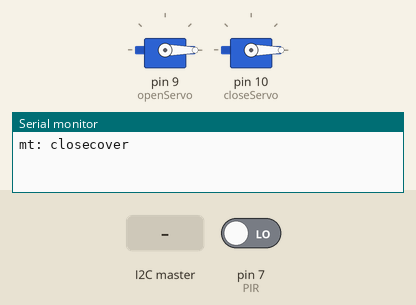
Recording of a sketch running on a simulated Arduino Uno, built with avr-gcc and run on an emulated ATmega328P. Shown: 2 × servo, the last lines printed to the serial monitor. Inputs (shaded band) come from the test bench; at power-on: pin 7 (PIR) LOW.

Above: at 1.2 s.
1.3 s: the I2C master sends "p"
At 3.3 s:
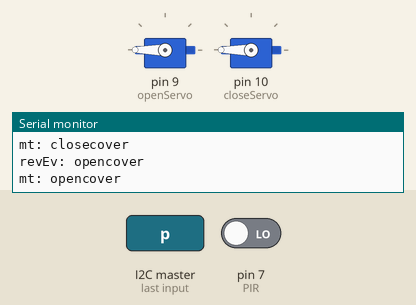
3.6 s: the I2C master sends "o"
At 5.1 s:
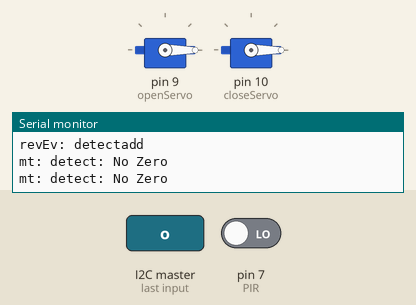
7.1 s: pin 7 (PIR) driven HIGH
At 8.9 s:
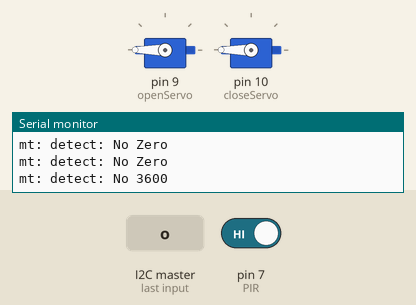
Timing chart, 0 to 10.3 s (numbered marks = the images above; inputs shaded):
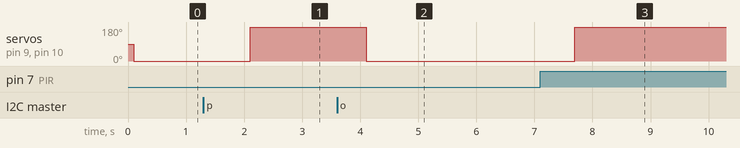

The sketch:

Two_Top_Uno.ino
```cpp
#include <Wire.h>
#include <Adafruit_MotorShield.h>
#include "utility/Adafruit_PWMServoDriver.h"
#include <SoftwareSerial.h>
#include <Thread.h>
#include <ThreadController.h>
#include <Servo.h>

Adafruit_MotorShield AFMS = Adafruit_MotorShield();

Thread thServoOpen = Thread();
Thread thServoClose = Thread();
Thread thServoOC = Thread();
Thread thDetectMov = Thread();
ThreadController controll = ThreadController();

Servo openServo;
Servo closeServo;

#define PIR 7

void opclCover()
{

}

void openCover()
{
  if((openServo.attached() == false) && (closeServo.attached() == false))
  {
    Serial.println("mt: opencover: attach");
    openServo.attach(9);
    closeServo.attach(10);
  }

  if((openServo.readMicroseconds() != 3600) && (closeServo.readMicroseconds() != 3600))
  {
     Serial.println("mt: opencover");
     openServo.writeMicroseconds(3600);
     closeServo.writeMicroseconds(3600);
  }
  delay(2000);

  controll.remove(&thServoOpen);
}

void closeCover()
{
  if((openServo.attached() == false) && (closeServo.attached() == false))
  {
    Serial.println("mt: closecover: attach");
    openServo.attach(9);
    closeServo.attach(10);
  }

  if((openServo.readMicroseconds() != 0) && (closeServo.readMicroseconds() != 0))
  {
    Serial.println("mt: closecover");
    openServo.writeMicroseconds(0);
    closeServo.writeMicroseconds(0);
  }


  delay(2000);

  controll.remove(&thServoClose);
}

void receiveEvent(int howmany)
{
  if(Wire.available())
  {
    while(Wire.available())
    {
      char c = Wire.read();
      if(c == 'o')
      {
        Serial.println("revEv: detectadd");
        controll.add(&thDetectMov);
      }
      else if(c == 'p')
      {
        Serial.println("revEv: opencover");
        controll.add(&thServoOpen);
      }
      else if(c == 'c')
      {
        Serial.println("revEv: closecover");
        controll.add(&thServoClose);
      }
      else if(c == 'x')
      {
        Serial.println("revEv: detectdelete");
        controll.remove(&thDetectMov);
        controll.add(&thServoClose);
      }
      else
      {
        Serial.println("revEv: " + c);
      }
    }
  }
  else
  {
    delay(100);
  }
}

void detected()
{
  if((openServo.attached() == false) && (closeServo.attached() == false))
  {
    Serial.println("mt: detect: attach");
    openServo.attach(9);
    closeServo.attach(10);
  }


  if(digitalRead(PIR) == HIGH)
  {
    if((openServo.readMicroseconds() != 3600) && (closeServo.readMicroseconds() != 3600))
    {
      Serial.println("mt: detect: No 3600");
      openServo.writeMicroseconds(3600);
      closeServo.writeMicroseconds(3600);
      delay(10000);
    }
  }
  else
  {
    if((openServo.readMicroseconds() != 0) && (closeServo.readMicroseconds() != 0))
    {
      Serial.println("mt: detect: No Zero");
      openServo.writeMicroseconds(0);
      closeServo.writeMicroseconds(0);
    }
  }
  delay(500);
}

String Split(String sData, char cSeparator, int reqindex)
{
  int nCount = 0;
  int nGetindex = 0;

  String sTemp = "";

  String sCopy = sData;

  while (true)
  {
    nGetindex = sCopy.indexOf(cSeparator);

    if (nGetindex != -1)
    {
      sTemp = sCopy.substring(0, nGetindex);

      sCopy = sCopy.substring(nGetindex + 1);
    }
    else
    {
      if (reqindex == 0)
      {
        return sTemp;
      }
      else
      {
        return sCopy;
      }
      break;
    }
    ++nCount;
  }
}


void setup() {
  // put your setup code here, to run once:
  Serial.begin(9600);
  Wire.begin(4);
  Wire.onReceive(receiveEvent);
  AFMS.begin();
  pinMode(PIR,INPUT);
 // pinMode(12,OUTPUT);

  openServo.attach(9);
  closeServo.attach(10);

  thServoOpen.onRun(openCover);
  thServoOpen.setInterval(100);

  thServoClose.onRun(closeCover);
  thServoClose.setInterval(100);

  thDetectMov.onRun(detected);
  thDetectMov.setInterval(100);

  controll.add(&thServoClose);
}

void loop() {
  // put your main code here, to run repeatedly:
  controll.run();
}
```

Measured:
- after the input at 1.3 s, servo on pin 9 (openServo), servo on pin 10 (closeServo): 0° → 180° after 0.80 s
- after the input at 3.6 s, servo on pin 9 (openServo), servo on pin 10 (closeServo): 180° → 0° after 0.50 s
- after the input at 7.1 s, servo on pin 9 (openServo), servo on pin 10 (closeServo): 0° → 180° after 0.60 s
